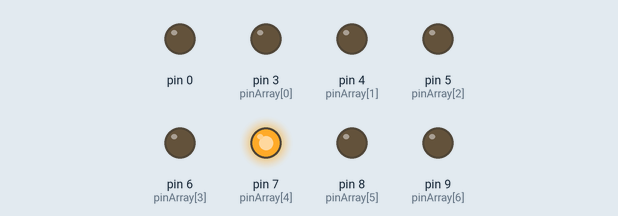
A sketch run on a simulated Arduino Uno, built with avr-gcc and run on an emulated ATmega328P. Shown: output pins drawn as LEDs (lit = HIGH).

Above: at 0.15 s.
At 10.05 s:
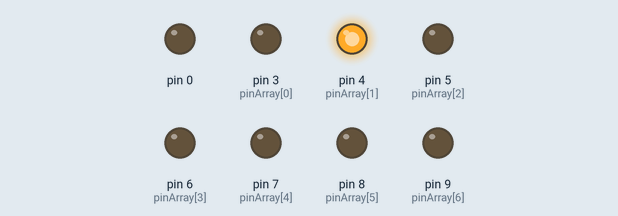
At 19.96 s:
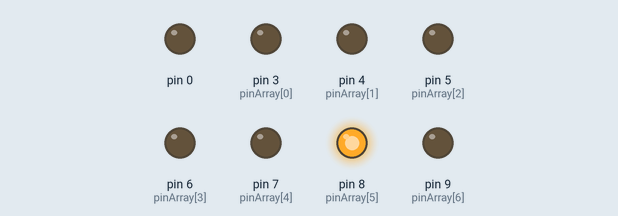
At 39.77 s:
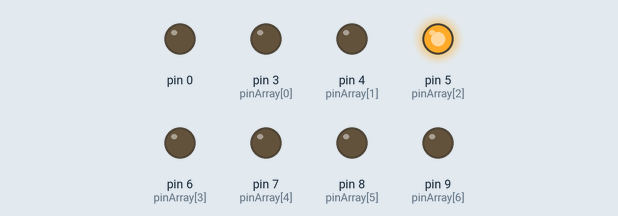
Timing chart, 0 to 40.1 s (numbered marks = the images above):
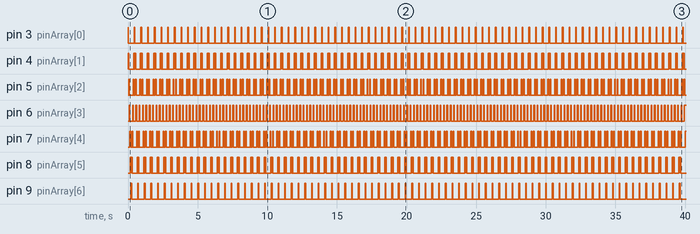

Measured:
- by itself, pin 3 (pinArray[0]), pin 9 (pinArray[6]): alternates HIGH for 0.05 s and LOW for 0.43 s
- by itself, pin 4 (pinArray[1]): repeats every 0.48 s: LOW 0.35 s, HIGH 0.05 s, LOW 0.03 s, HIGH 0.05 s
- by itself, pin 5 (pinArray[2]): repeats every 0.48 s: LOW 0.27 s, HIGH 0.05 s, LOW 0.11 s, HIGH 0.05 s
- by itself, pin 6 (pinArray[3]): alternates HIGH for 0.05 s and LOW for 0.19 s
- by itself, pin 7 (pinArray[4]): repeats every 0.48 s: LOW 0.11 s, HIGH 0.05 s, LOW 0.27 s, HIGH 0.05 s
- by itself, pin 8 (pinArray[5]): repeats every 0.48 s: LOW 0.03 s, HIGH 0.05 s, LOW 0.35 s, HIGH 0.05 s

The sketch:

ic.ino
```cpp
int pinArray[] = { 3, 4, 5, 6, 7, 8, 9};
int count = 0;
int timer = 10;

void setup(){
  for (count=0;count<8;count++) {
    pinMode(pinArray[count], OUTPUT);
  }
}

void loop() {
  for (count=0;count<6;count++) {
   digitalWrite(pinArray[count], HIGH);
   delay(timer);
   digitalWrite(pinArray[count + 1], HIGH);
   delay(timer);
   digitalWrite(pinArray[count], LOW);
   delay(timer*2);
  }
  for (count=6;count>0;count--) {
   digitalWrite(pinArray[count], HIGH);
   delay(timer);
   digitalWrite(pinArray[count - 1], HIGH);
   delay(timer);
   digitalWrite(pinArray[count], LOW);
   delay(timer*2);
  }
}
```
